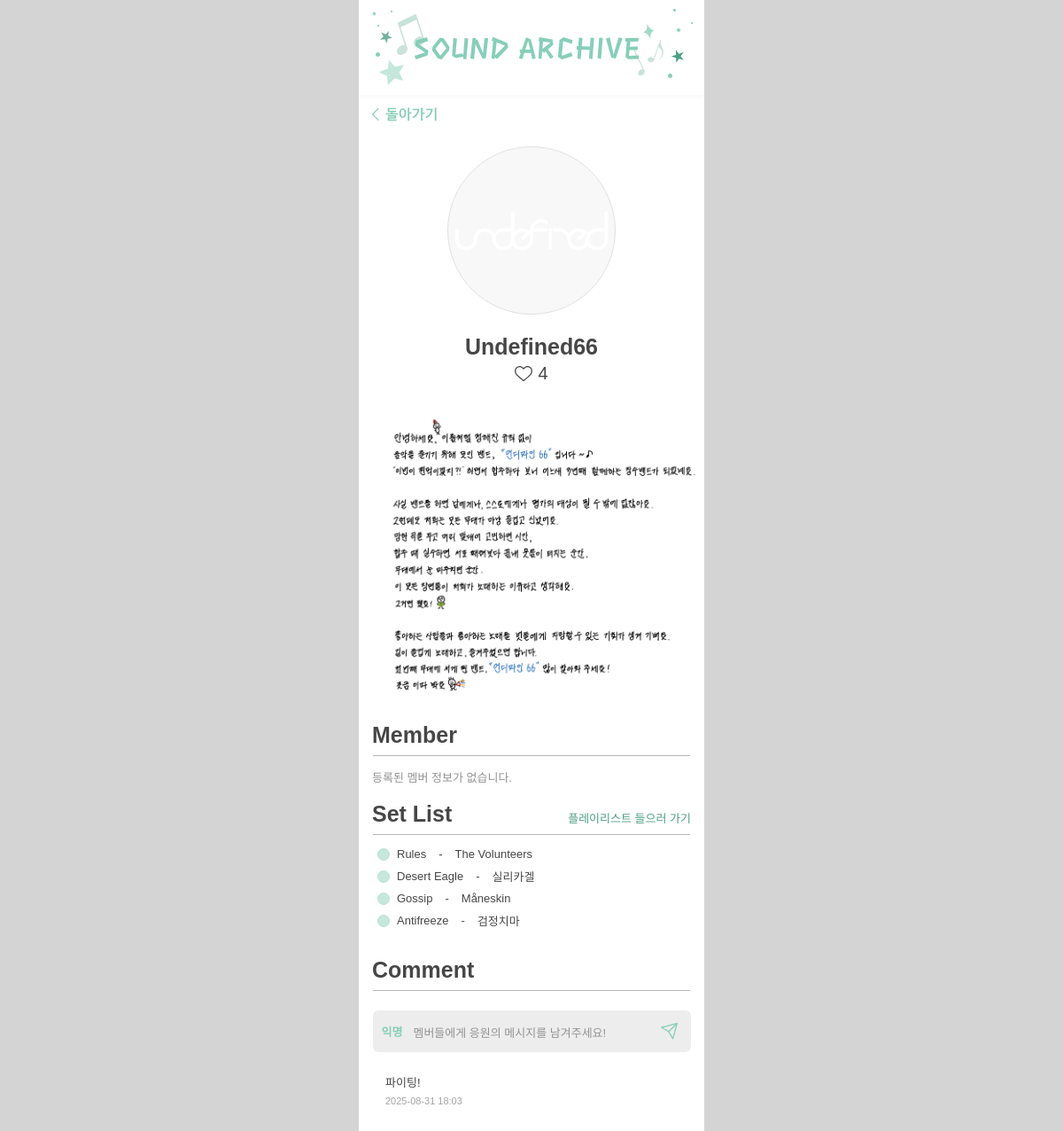
Page /bands/2/ on the committed database.
### archive/models.py (models this page shows, shortened)
class Band(models.Model):
    PROFILE_IMAGE_CHOICES = [
        ('bands/images/blue_profile.png', '파란 프로필'),
        ('bands/images/undefined66_profile.png', 'Undefined66 프로필'),
        ('bands/images/what4ever_profile.png', 'WHAT4EVER 프로필'),
        ('bands/images/release_profile.png', '릴리즈 프로필'),
        ('bands/images/jazzpeople_profile.jpg', '재찾사 프로필'),
        ('bands/images/firstint_profile.png', '초심 프로필'),
        ('bands/images/rhythm_profile.jpg', '리듬군단 프로필'),
    ]
    DES_IMAGE_CHOICES = [
        ('bands/images/undefined66_des.jpg', 'Undefined66 소개'),
        ('bands/images/what4ever_des.jpeg', 'WHAT4EVER 소개'),
        ('bands/images/rhythm_des.jpeg', '리듬군단 소개'),
        ('bands/images/release_des.jpeg', '릴리즈 소개'),
        ('bands/images/baedangjoo_des.jpg', '배당주 소개'),
        ('bands/images/entrophy_des.jpeg', '엔트로피 소개'),
        ('bands/images/jazzpeople_des.jpeg', '재찾사 소개'),
        ('bands/images/firstint_des.jpg', '초심 소개'),
        ('bands/images/blue_des.png', '파란 소개'),
        ('bands/images/hathow9y_des.jpeg', '해쏘웨이 소개'),
    ]
    name = models.CharField(max_length=200)
    profile_image = models.CharField(max_length=200, choices=PROFILE_IMAGE_CHOICES, blank=True, null=True)
    description_image = models.CharField(max_length=200, choices=DES_IMAGE_CHOICES, blank=True, null=True)
    playlist_url = models.URLField(blank=True, null=True)  # "플레이리스트 들으러 가기" 링크
    likes_count = models.PositiveIntegerField(default=0)
    created_at = models.DateTimeField(default=timezone.now)
    class Meta:
        ordering = ['id']

class SetListItem(models.Model):
    band = models.ForeignKey(Band, on_delete=models.CASCADE, related_name='setlist')
    title = models.CharField(max_length=250)   # 노래 제목
    artist = models.CharField(max_length=200, blank=True)  # 가수
    order = models.PositiveIntegerField(default=0)
    class Meta:
        ordering = ['order']

class Comment(models.Model):
    band = models.ForeignKey(Band, on_delete=models.CASCADE, related_name='comments')
    text = models.TextField()
    created_at = models.DateTimeField(default=timezone.now)
    class Meta:
        ordering = ['-created_at']  # 최신 댓글 먼저 보여줌

### archive/views.py (the view)
# urls.py: path('bands/<int:pk>/', views.BandDetailView.as_view(), name='detail'),
class BandDetailView(DetailView):
    model = Band
    template_name = 'bands/detail.html'
    context_object_name = 'band'

### archive/templates/bands/detail.html (shortened to what this page needs)
{% extends 'bands/base.html' %}
{% load static %}
{% block content %}
<section class="detail-wrap" data-band-id="{{ band.id }}">
  <div class="detail-back">
    <a href="{% url 'archive:home' %}" class="back-btn" aria-label="뒤로">
      <img src="{% static 'bands/images/back_button.svg' %}" alt="뒤로가기">
    </a>
  </div>
  <div class="detail-profile">
    <div class="detail-profile-circle">
      <img
        src="{% if band.profile_image %}{% static band.profile_image %}{% else %}{% static 'bands/images/detail_profile.svg' %}{% endif %}"
        alt="{{ band.name }} 프로필"
        class="detail-profile-img">
    </div>
  </div>
  <div class="detail-title-like">
    <h1 class="detail-name">{{ band.name }}</h1>
    <div class="detail-like">
      <button class="heart-btn" type="button" aria-label="좋아요" data-liked="false">
        <img src="{% static 'bands/images/detail_heart_blank.svg' %}" alt="" class="heart-icon">
      </button>
      <span class="like-count">{{ band.likes_count }}</span>
    </div>
  </div>
  <div class="detail-desc-box">
    {% if band.description_image %}
      <img src="{% static band.description_image %}" alt="팀 설명 이미지" class="detail-desc-img">
    {% else %}
      <div class="detail-desc-placeholder"></div>
    {% endif %}
  </div>
  <section class="detail-section">
    <h2 class="section-title">Member</h2>
    <hr class="section-divider">
    <ul class="member-list">
      {% for m in band.members.all %}
        <li class="member-item">
          <span class="role-pill">{{ m.role|default:"" }}</span>
          <!--span class="member-name">
            {{ m.name }}{% if m.affiliation %} ({{ m.affiliation }}){% endif %}
          </span-->
        </li>
      {% empty %}
        <li class="member-item empty-text">등록된 멤버 정보가 없습니다.</li>
      {% endfor %}
    </ul>
  </section>
  <section class="detail-section">
    <div class="setlist-head">
      <h2 class="section-title">Set List</h2>
      {% if band.playlist_url %}
        <a href="{{ band.playlist_url }}" target="_blank" rel="noopener" class="playlist-link">플레이리스트 들으러 가기</a>
      {% else %}
        <span class="playlist-link disabled">플레이리스트 들으러 가기</span>
      {% endif %}
    </div>
    <hr class="section-divider">
    <ul class="setlist">
      {% for s in band.setlist.all %}
        <li class="setlist-item">
          <span class="dot"></span>
          <span class="song-title">{{ s.title }}</span>
          <span class="dash">-</span>
          <span class="song-artist">{{ s.artist }}</span>
        </li>
      {% empty %}
        <li class="setlist-item empty-text">등록된 셋리스트가 없습니다.</li>
      {% endfor %}
    </ul>
  </section>
  <section class="detail-section">
    <h2 class="section-title">Comment</h2>
    <hr class="section-divider">
    <form id="comment-form" class="comment-form"
          action="{% url 'archive:add_comment' band.id %}" method="post"
          onsubmit="return false;">
      <div class="comment-input">
        <span class="anon-label">익명</span>
        <textarea name="text" id="comment-text" rows="2"
          placeholder="멤버들에게 응원의 메시지를 남겨주세요!" required></textarea>
        <button class="comment-send" type="submit" aria-label="전송">
          <img src="{% static 'bands/images/Messanger.svg' %}" alt="">
        </button>
      </div>
    </form>
    <ul id="comment-list" class="comment-list">
      {% for c in band.comments.all %}
        <li class="comment-item">
          <div class="comment-text">{{ c.text }}</div>
          <div class="comment-meta">{{ c.created_at|date:"Y-m-d H:i" }}</div>
        </li>
      {% empty %}
        <li class="comment-item empty-text">첫 댓글을 남겨보세요!</li>
      {% endfor %}
    </ul>
  </section>
</section>
{% endblock %}

### static/bands/css/styles.css (style rules this page uses)
:root { --sa-green:#87CEB8; --sa-green-dark:#4D9F84; --sa-text:#464646; --sa-gray:#F8F8F8; --sa-gray-line:#E1E1E1; --sa-divider:#B5B5B5; }
* { box-sizing: border-box; }
html, body { margin: 0; padding: 0; background: #d4d4d4; }
.sa-body { font-family: "Hancom Gothic", "Apple SD Gothic Neo", "Malgun Gothic", "Noto Sans KR", sans-serif; color: var(--sa-text); }
.heart-btn { border:0; background:none; padding:0; line-height:0; cursor:pointer; }
.heart-icon { width:20px; height:17px; }
.like-count { font-size:15px; }
.detail-wrap { position:relative; padding-bottom:40px; }
.detail-back { padding:14px 15px 0; }
.back-btn img { width:73px; height:16px; display:block; }
.detail-profile { margin-top:28px; display:flex; justify-content:center; }
.detail-profile-circle { width:190px; height:190px; border-radius:9999px; background:var(--sa-gray); border:1px solid var(--sa-gray-line); position:relative; overflow:hidden; }
.detail-profile-img { width:100%; height:100%; object-fit:contain; }
.detail-title-like { margin-top:24px; display:flex; flex-direction:column; align-items:center; gap:6px; }
.detail-name { font-size:25px; font-weight:700; line-height:1; margin:0; }
.detail-like { display:flex; align-items:center; gap:6px; }
.detail-like .heart-icon { width:20px; height:17px; }
.detail-like .like-count { font-size:20px; }
.detail-desc-box { margin-top: 26px; }
.detail-desc-img { display: block; max-width: 390px; max-height: none; }
.detail-section { padding:18px 15px 0; }
.section-title { font-size:25px; font-weight:700; margin:0 0 8px; }
.section-divider { width:358px; height:0; border:none; border-top:0.7px solid var(--sa-divider); margin:0 auto 14px; }
.member-list { list-style:none; margin:0; padding:0; display:flex; flex-wrap: wrap; gap: 8px; }
.member-item { margin: 0; }
.setlist-head { display:flex; align-items:center; justify-content:space-between; }
.playlist-link { font-size:13px; color:var(--sa-green-dark); text-decoration:none; }
.setlist { list-style:none; margin:0; padding:0 0 6px; }
.setlist-item { position:relative; display:flex; align-items:center; gap:8px; padding-left:6px; margin:8px 0; }
.setlist-item .dot { width:14px; height:14px; border-radius:9999px; border:1px solid var(--sa-green); background-color:rgba(135,206,184,.8); opacity:.6; }
.song-title, .song-artist, .dash { font-size:13px; }
.dash { margin:0 6px; }
.comment-text { flex: 1; font-size: 13px; }
.comment-form { padding-top:8px; }
.comment-form, .comment-form * { font-family: inherit; }
.comment-input { width:359px; height:47px; margin:0 auto; border-radius:6px; background:rgba(86, 86, 86, 0.107); position:relative; display:flex; align-items:center; gap:8px; padding:7px 10px; }
.anon-label { color:var(--sa-green); font-weight:700; font-size:13px; }
#comment-text { flex:1; height:30px; border:none; background:transparent; color:#3e3e3ebc; font-size:13px; outline:none; padding:6px 4px; resize:none; overflow:hidden; }
#comment-text::placeholder { color: #949393; opacity: 1; font-size: 13px; }
.comment-send { border:0; background:none; padding:0; line-height:0; cursor:pointer; }
.comment-send img { width:24px; height:24px; }
.comment-list { list-style:none; margin:16px 0 0; padding:0 15px; }
.comment-item { padding:8px 0; border-top:0.7px solid var(--sa-divider); }
.comment-item:first-child { border-top:none; }
.comment-meta { font-size:11px; opacity:.6; margin-top:6px; color:#666; }
.empty-text { color:#777; opacity:.8; font-size:13px; }

### rows in the picture
Band: profile_image (picture), name "Undefined66", likes_count "4", description_image (picture)
SetListItem: title "Rules", artist "The Volunteers"
SetListItem: title "Desert Eagle", artist "실리카겔"
SetListItem: title "Gossip", artist "Måneskin"
SetListItem: title "Antifreeze", artist "검정치마"
Comment: text "파이팅!", created_at "2025-08-31 18:03"
